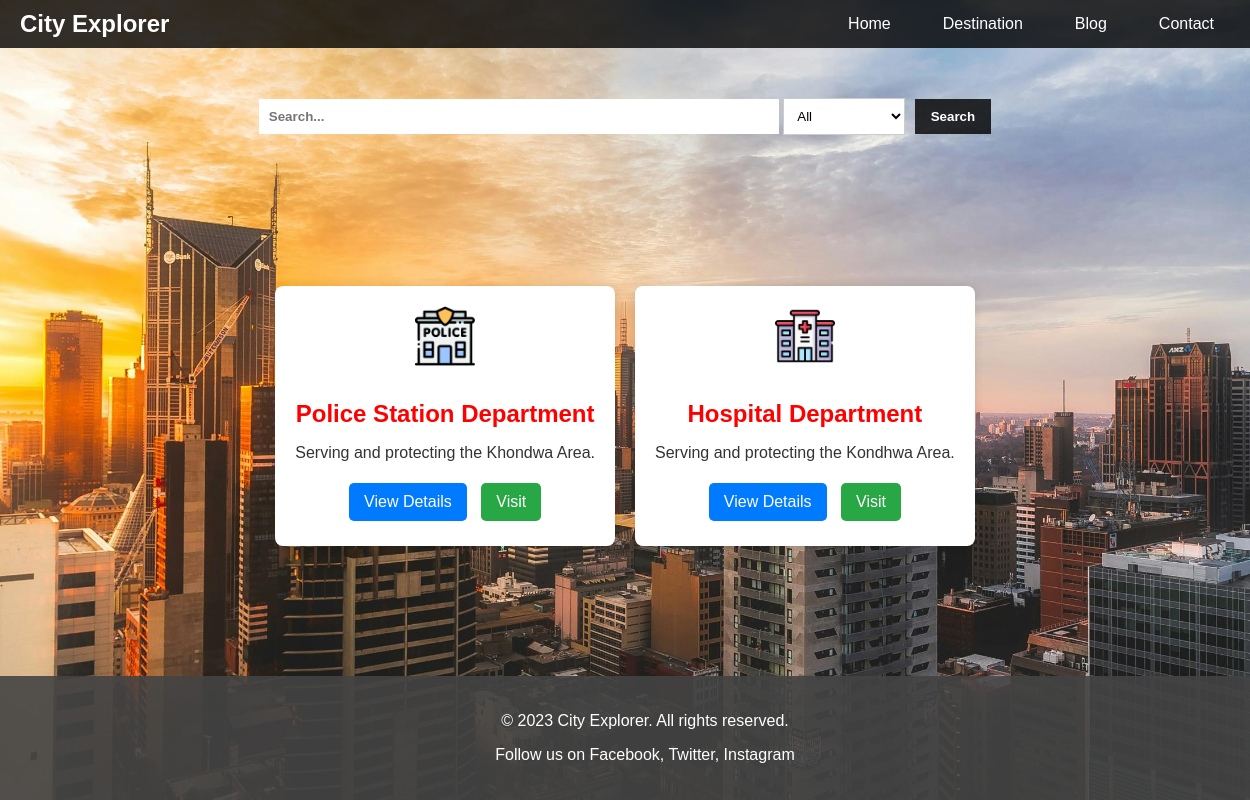
/emergency/, run on an earlier commit of the app's database.
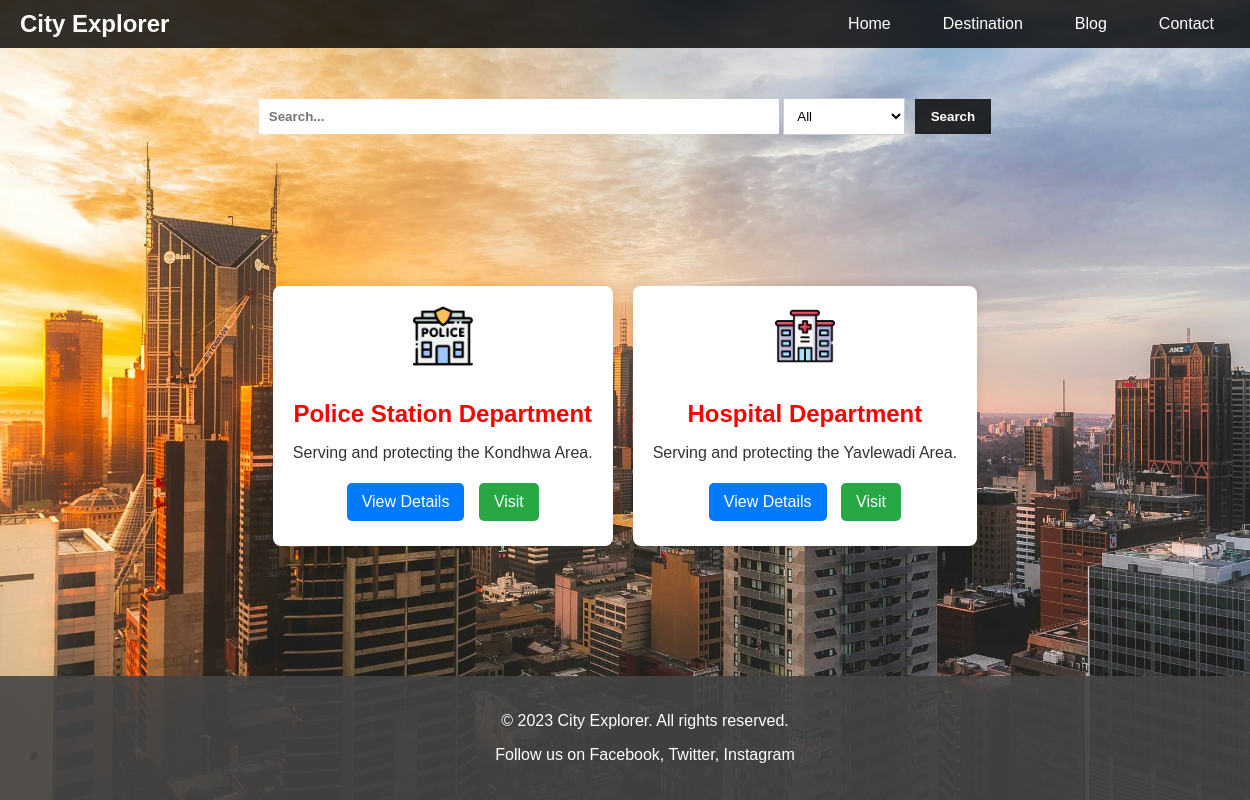
And on a later commit of the database.
### destinations/models.py (models this page shows)
class emergincy(models.Model):
    catagory=models.CharField(max_length=100)
    phone=models.CharField(max_length=100)
    email=models.EmailField()
    address=models.TextField()
    area = models.CharField(max_length=100)
    location = models.URLField()

### ASEP/views.py (the view)
# urls.py: path('emergency/',views.emergency),
def emergency(request):
    searchdata=set()
    dataHoldere= emergincy.objects.all()
    for i in dataHoldere:
        if i not in searchdata:
            searchdata.add(i.area)
    print(searchdata,request.method)
    if request.method == 'GET':
        search = request.GET.get('search')
        filter1 = request.GET.get('filter')
        print(search,filter1,'---------------')
        if search != None :
            dataHoldere = emergincy.objects.filter(Q(area=search) | Q(catagory=filter1))
    data = {
        'cardData':dataHoldere,
        'searchdata':json.dumps(list(searchdata))
    }
    return render(request,'emergency.html',data)

### templates/emergency.html (shortened to what this page needs)
{% extends "index.html" %}
{% block style %}
<link rel="stylesheet" href="/static/css/emergency.css">
{% endblock style %}
{% block body %}
<div class="search-container" style="position: relative;">
<form method="GET">
        <input type="text" placeholder="Search..." class="search-bar" id="search-bar" name="search">
        <select class="search-filter" id="filter" name="filter">
            <option value="None">All</option>
        </select>
        <button class="search-button" type="submit" value="submit">Search</button>
    </form>
</div>
<section class="emergency-services">
    {% for i in cardData %}
    <div id="service-card" class="Ecard">
        {% load static %}
        {% if i.catagory == 'Police Station' %}
        <img src="{% static 'img/police-station.png' %}" alt="Service Logo" class="Elogo" width="100" height="100">
        {% elif i.catagory == 'Hospital' %}
        <img src="{% static 'img/hospital.png' %}" alt="Service Logo" class="Elogo" width="100" height="100">
        {% elif i.catagory == 'Fire' %}
        <img src="{% static 'img/fire.png' %}" alt="Service Logo" class="Elogo" width="100" height="100">
        {% endif %}
        <h2 class="Etitle">{{i.catagory}} Department</h2>
        <p class="description">Serving and protecting the {{i.area}} Area.</p>
        <div class="buttons">
            <button onclick="toggleDetails(this)" class="btn btn-blue">View Details</button>
            <button onclick="visitService()" class="btn btn-green"><a href = "{{i.location}}">Visit</a></button>
        </div>
    </div>
    {% endfor %}
</section>
{% endblock body %}

### templates/index.html (shortened to what this page needs)
<!DOCTYPE html>
<html lang="en" >
<head>
{% block head %}
    <link rel="stylesheet" href="/static/css/index.css">
    <link rel="stylesheet" href="/static/css/serviceCard.css">
    {% block style %}
    {% endblock style %}
    {% endblock head %}
</head>
<body class="body">
    <header class="header">
        <div class="logo"><a href='/'>City Explorer</div>
        <nav>
            <ul>
                <li><a href="/">Home</a></li>
                <li><a href="/destinations/">Destination</a></li>
                <li><a href="#blog">Blog</a></li>
                <li><a href="#contact">Contact</a></li>
            </ul>
        </nav>
    </header>
{% block body %}{% endblock body %}
    <footer class="footer">
        <p>&copy; 2023 City Explorer. All rights reserved.</p>
        <p>Follow us on
            <a href="#" class="footer-link">Facebook</a>,
            <a href="#" class="footer-link">Twitter</a>,
            <a href="#" class="footer-link">Instagram</a>
        </p>
    </footer>
</body>
</html>

### static/css/index.css (style rules this page uses)
.body { margin: 0; font-family: Arial, sans-serif; background-image: url('/static/img/background.jpg'); background-size: cover; background-position: center; display: flex; flex-direction: column; min-height: 100vh; }
.header { background-color: rgba(0, 0, 0, 0.8); color: white; display: flex; justify-content: space-between; align-items: center; padding: 10px 20px; }
.logo { font-size: 24px; font-weight: bold; }
nav ul { list-style-type: none; margin: 0; padding: 0; display: flex; }
nav ul li { margin-left: 20px; }
nav ul li a { color: white; text-decoration: none; padding: 8px 16px; transition: background-color 0.3s; }
.search-container { display: flex; justify-content: center; align-items: baseline; margin-top: 50px; flex: 1; }
.search-bar { padding: 10px; border: none; border-radius: 0; width: 500px; font-weight: bold; }
.search-button { padding: 10px 16px; border: none; border-radius: 0; background-color: #000000ce; color: rgb(255, 255, 255); cursor: pointer; margin-left: 5px; font-weight: bold; }
.footer { background-color: rgba(68, 68, 68, 0.896); color: white; text-align: center; padding: 20px; margin-top: auto; width: 100%; }
.footer-link { color: white; text-decoration: none; }

### static/css/emergency.css (style rules this page uses)
.emergency-services { display: flex; flex-wrap: wrap; gap: 20px; justify-content: center; align-items: center; min-height: 60vh; font-family: Arial, sans-serif; padding: 20px; }
.Ecard { background: white; padding: 20px; border-radius: 8px; box-shadow: 0 0 10px rgba(0, 0, 0, 0.1); text-align: center; transition: all 0.3s ease-in-out; }
.Elogo { width: 60px; height: 60px; margin-bottom: 10px; }
.Etitle { font-size: 1.5em; color: red; margin-bottom: 10px; }
.description { font-size: 1em; color: #333; }
.buttons { margin-top: 15px; }
.btn { padding: 10px 15px; border: none; border-radius: 5px; cursor: pointer; font-size: 1em; color: white; margin: 5px; }
.btn-blue { background-color: #007bff; }
.btn-green { background-color: #28a745; }
.search-filter { padding: 9px; border: 1px solid #ccc; border-radius: 0; background: white; }

### templates/index.html (style rules this page uses)
a { text-decoration: none; color: white; }

What changed in the data, as far as the page shows it:
changed emergincy "Police Station": area "Khondwa" → "Kondhwa"
changed emergincy "Hospital": area "Kondhwa" → "Yavlewadi"
